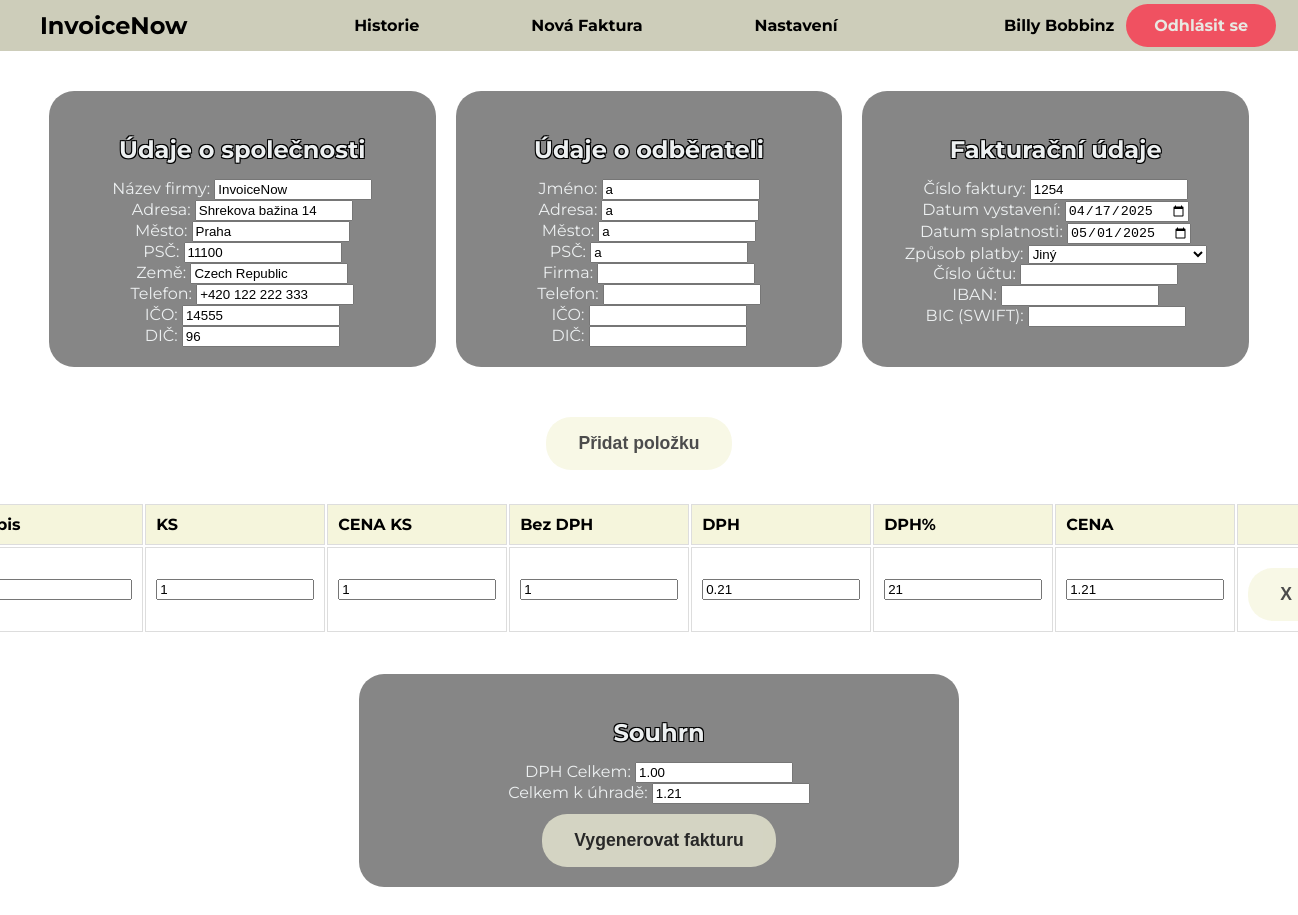
The app's page /php/create_invoice.php?invoice_id=106 (signed in) with its own data.
### tables this page shows
CREATE TABLE `company_details` (
  `id` int NOT NULL AUTO_INCREMENT,
  `user_id` int NOT NULL,
  `company_name` varchar(255) NOT NULL,
  `ico` varchar(20) DEFAULT NULL,
  `dic` varchar(20) DEFAULT NULL,
  `street_address` varchar(255) NOT NULL,
  `postal_city` varchar(255) NOT NULL,
  `city` varchar(50) DEFAULT NULL,
  `country` varchar(50) DEFAULT NULL,
  `phone` varchar(20) NOT NULL,
  PRIMARY KEY (`id`),
  KEY `user_id` (`user_id`),
  CONSTRAINT `company_details_ibfk_1` FOREIGN KEY (`user_id`) REFERENCES `users` (`id`)
);

CREATE TABLE `invoices` (
  `id` int NOT NULL AUTO_INCREMENT,
  `user_id` int NOT NULL,
  `invoice_number` varchar(50) NOT NULL,
  `invoice_date` date NOT NULL,
  `invoice_date_due` date NOT NULL,
  `company_name` varchar(255) DEFAULT NULL,
  `street_address` varchar(255) DEFAULT NULL,
  `postal_city` varchar(50) DEFAULT NULL,
  `city` varchar(100) DEFAULT NULL,
  `country` varchar(100) DEFAULT NULL,
  `phone` varchar(50) DEFAULT NULL,
  `ICO` varchar(50) DEFAULT NULL,
  `DIC` varchar(50) DEFAULT NULL,
  `recipient_name` varchar(255) DEFAULT NULL,
  `recipient_street` varchar(255) DEFAULT NULL,
  `recipient_city` varchar(100) DEFAULT NULL,
  `recipient_postal` varchar(50) DEFAULT NULL,
  `recipient_company` varchar(255) DEFAULT NULL,
  `recipient_ICO` varchar(50) DEFAULT NULL,
  `recipient_DIC` varchar(50) DEFAULT NULL,
  `recipient_phone` varchar(50) DEFAULT NULL,
  `payment_method` varchar(50) DEFAULT NULL,
  `acc_number` varchar(50) DEFAULT NULL,
  `iban` varchar(50) DEFAULT NULL,
  `bic` varchar(50) DEFAULT NULL,
  `total_dph` decimal(10,2) DEFAULT NULL,
  `total` decimal(10,2) DEFAULT NULL,
  `items` text,
  `docx_blob` longblob,
  `pdf_blob` longblob,
  `created_at` timestamp NULL DEFAULT CURRENT_TIMESTAMP,
  PRIMARY KEY (`id`),
  KEY `user_id` (`user_id`),
  CONSTRAINT `invoices_ibfk_1` FOREIGN KEY (`user_id`) REFERENCES `users` (`id`)
);

### php/create_invoice.php (the view, shortened to what this page needs)
<?php
require_once 'db_connection.php';
$username = $_SESSION['username'];
$company_stmt = $pdo->prepare("SELECT company_name, ico, dic, street_address, postal_city, city, country, phone FROM company_details WHERE user_id = (SELECT id FROM users WHERE username = ?)");
$company_stmt->execute([$username]);
$company = $company_stmt->fetch();
$invoiceData = [];
if (isset($_GET['invoice_id'])) {
    $invoiceId = intval($_GET['invoice_id']);
    $userId = $_SESSION['user_id'] ?? 0;
    $stmt = $pdo->prepare("SELECT * FROM invoices WHERE id = :invoiceId AND user_id = :userId");
    $stmt->execute(['invoiceId' => $invoiceId, 'userId' => $userId]);
    $invoiceData = $stmt->fetch(PDO::FETCH_ASSOC) ?: [];
}
?>
<!DOCTYPE html>
<html lang="cs">
<head>
    <link rel="stylesheet" href="../css/create_style.css">
</head>
<body>
    <header>
        <span class="logo">InvoiceNow</span>
        <nav>
            <ul class="nav_links">
            <li><strong><a href="../php/history_invoice.php">Historie</a></strong></li>
            <li><strong><a href="../php/create_invoice.php">Nová Faktura</a></strong></li>
            <li><strong><a href="../php/settings.php">Nastavení</a></strong></li>
            </ul>
        </nav>
        <div class="user-info">
            <span id="username"><strong><?php echo htmlspecialchars($username); ?></strong></span>
            <a href="logout.php" class="btn-logout">Odhlásit se</a>
        </div>
    </header>
    <form id="invoiceForm" action="generate_invoice.php" method="POST">
    <div class="form-container">
    <div class="form-box">
        <h3>Údaje o společnosti</h3>
        <label>Název firmy: <input type="text" name="companyName" value="<?= htmlspecialchars($company['company_name'] ?? '') ?>" required></label><br>
        <label>Adresa: <input type="text" name="streetAddress" value="<?= htmlspecialchars($company['street_address'] ?? '') ?>" required></label><br>
        <label>Město: <input type="text" name="City" value="<?= htmlspecialchars($company['city'] ?? '') ?>" required></label><br>
        <label>PSČ: <input type="text" name="postalCity" value="<?= htmlspecialchars($company['postal_city'] ?? '') ?>" required></label><br>
        <label>Země: <input type="text" name="Country" value="<?= htmlspecialchars($company['country'] ?? '') ?>" required></label><br>
        <label>Telefon: <input type="text" name="phone" value="<?= htmlspecialchars($company['phone'] ?? '') ?>" required></label><br>
        <label>IČO: <input type="text" name="ICO" value="<?= htmlspecialchars($company['ico'] ?? '') ?>" required></label><br>
        <label>DIČ: <input type="text" name="DIC" value="<?= htmlspecialchars($company['dic'] ?? '') ?>" required></label><br>
    </div>
    <div class="form-box">
        <h3>Údaje o odběrateli</h3>
        <label>Jméno: <input type="text" name="recipientName" value="<?php echo htmlspecialchars($invoiceData['recipient_name'] ?? ''); ?>" required></label><br>
        <label>Adresa: <input type="text" name="recipientStreet" value="<?php echo htmlspecialchars($invoiceData['recipient_street'] ?? ''); ?>" required></label><br>
        <label>Město: <input type="text" name="recipientCity" value="<?php echo htmlspecialchars($invoiceData['recipient_city'] ?? ''); ?>" required></label><br>
        <label>PSČ: <input type="text" name="recipientPostalCity" value="<?php echo htmlspecialchars($invoiceData['recipient_postal'] ?? ''); ?>" required></label><br>
        <label>Firma: <input type="text" name="recipientCompany"value="<?php echo htmlspecialchars($invoiceData['recipient_company'] ?? ''); ?>" ></label><br>
        <label>Telefon: <input type="text" name="recipientPhone" value="<?php echo htmlspecialchars($invoiceData['recipient_phone'] ?? ''); ?>" ></label><br>
        <label>IČO: <input type="text" name="recipientICO" value="<?php echo htmlspecialchars($invoiceData['recipient_ICO'] ?? ''); ?>" ></label><br>
        <label>DIČ: <input type="text" name="recipientDIC" value="<?php echo htmlspecialchars($invoiceData['recipient_DIC'] ?? ''); ?>"></label><br>
           </div>
    <div class="form-box">
        <h3>Fakturační údaje</h3>
        <label>Číslo faktury: <input type="text" name="invoiceNumber" value="<?php echo htmlspecialchars($invoiceData['invoice_number'] ?? ''); ?>"></label><br>
        <label>Datum vystavení: <input type="date" name="invoiceDate" value="<?php echo htmlspecialchars($invoiceData['invoice_date'] ?? ''); ?>" required></label><br>
        <label>Datum splatnosti: <input type="date" name="invoiceDateDue" value="<?php echo htmlspecialchars($invoiceData['invoice_date_due'] ?? ''); ?>" required></label><br>
        <label>Způsob platby:
            <select name="payment_method" required>
                <option value="Jiný" <?php echo ($invoiceData['payment_method'] ?? '') === 'Jiný' ? 'selected' : ''; ?>>Jiný</option>
            </select>
        </label><br>
        <label>Číslo účtu: <input type="text" name="acc_number" value="<?php echo htmlspecialchars($invoiceData['acc_number'] ?? ''); ?>" ></label><br>
        <label>IBAN: <input type="text" name="iban" value="<?php echo htmlspecialchars($invoiceData['iban'] ?? ''); ?>" ></label><br>
        <label>BIC (SWIFT): <input type="text" name="bic" value="<?php echo htmlspecialchars($invoiceData['bic'] ?? ''); ?>" ></label><br>
    </div>
    <div>
    <button type="button" onclick="addProductRow()">Přidat položku</button>
        </div>
    <br>
        <table id="productsTable" style="height: 40px; margin-top: 1%;">
            <tr>
                <th>Popis</th>
                <th>KS</th>
                <th>CENA KS</th>
                <th>Bez DPH</th>
                <th>DPH</th>
                <th>DPH%</th>
                <th>CENA</th>
                <th></th>
            </tr>
            <?php
            $items = json_decode($invoiceData['items'] ?? '[]', true);
            foreach ($items as $item) {
                echo '<tr>';
                echo '<td><input type="text" name="description[]" value="' . htmlspecialchars($item['description'] ?? '') . '"></td>';
                echo '<td><input type="number" name="ks[]" value="' . htmlspecialchars($item['ks'] ?? '') . '"></td>';
                echo '<td><input type="number" name="priceKs[]" value="' . htmlspecialchars($item['priceKs'] ?? '') . '"></td>';
                echo '<td><input type="number" name="noDPH[]" value="' . htmlspecialchars($item['noDPH'] ?? '') . '"></td>';
                echo '<td><input type="number" name="DPH[]" value="' . htmlspecialchars($item['DPH'] ?? '') . '"></td>';
                echo '<td><input type="number" name="DPHvalue[]" value="' . htmlspecialchars($item['DPHvalue'] ?? '') . '"></td>';
                echo '<td><input type="number" name="total_unit_price[]" value="' . htmlspecialchars($item['total_unit_price'] ?? '') . '"></td>';
                echo '<td><button type="button" onclick="removeRow(this)">X</button></td>';
                echo '</tr>';
            }
            ?>
        </table>
        <br>
    <div class="form-box">
        <h3>Souhrn</h3>
        <label>DPH Celkem: <input type="number" id="total_dph" name="total_dph" value="<?php echo htmlspecialchars($invoiceData['total_dph'] ?? ''); ?>" readonly></label><br>
        <label>Celkem k úhradě: <input type="number" id="total" name="total" value="<?php echo htmlspecialchars($invoiceData['total'] ?? ''); ?>" readonly></label><br>
        <button type="submit">Vygenerovat fakturu</button>
    </div>
    </div>
    </form>
</body>
</html>

### css/create_style.css (style rules this page uses)
body, html { margin: 0; padding: 0; font-family: 'Montserrat', sans-serif; background-image: url('../img/About_Background.png'); background-repeat: no-repeat; background-attachment: fixed; background-size: cover; background-position: center; height: 100%; }
header { display: flex; justify-content: space-between; align-items: center; padding: 0 20px; background-color: rgb(205, 205, 186); position: sticky; top: 0; z-index: 1000; }
.logo { margin-left: 20px; font-size: 24px; font-weight: bold; text-decoration: none; color: inherit; }
.nav_links { list-style: none; padding: 0; margin: 0; display: flex; justify-content: center; }
.nav_links li { margin: 0 7vh; }
.nav_links a { text-decoration: none; font-family: 'Montserrat', sans-serif; color: rgb(0, 0, 0); }
.user-info { display: flex; align-items: center; }
#username { margin-right: 10px; }
.btn-logout { background-color: #ff1e3c; border: none; color: #f4f4f4; font-weight: 700; font-size: 1em; padding: 12px 28px; text-align: center; text-decoration: none; display: inline-block; margin: 4px 2px; cursor: pointer; border-radius: 25px; opacity: 0.7; transition: opacity 0.3s ease, background-color 0.3s ease; }
.form-container { display: flex; flex-wrap: wrap; justify-content: center; gap: 20px; padding: 20px; max-width: 1200px; margin: 0 auto; }
.form-box { flex: 1 1 350px; box-sizing: border-box; background-color: rgba(104, 104, 104, 0.8); border-radius: 25px; padding: 20px; max-width: 600px; width: 100%; margin: 20px auto; text-align: center; color: #edf0f1; display: inline-block; justify-content: space-between; gap: 20px; }
h2, h3 { margin-bottom: 15px; font-size: 24px; text-shadow: -1px -1px 0 black, 1px -1px 0 black, -1px 1px 0 black, 1px 1px 0 black; }
input[type="text"], input[type="number"] { width: 150px; }
button[type="submit"], button[type="button"] { background-color: #F5F5DC; border: none; color: rgb(0, 0, 0); font-weight: 700; font-size: 1.1em; padding: 16px 32px; cursor: pointer; border-radius: 25px; opacity: 0.7; transition: opacity 0.3s ease; margin-top: 10px; }
table th, table td { padding: 10px; border: 1px solid #ddd; text-align: left; }
table th { background-color: #F5F5DC; color: #000; }

### records on screen
company_details: companyName "InvoiceNow", streetAddress "Shrekova bažina 14", City "Praha", postalCity "11100", Country "Czech Republic", phone "+420 122 222 333", ICO "14555", DIC "96"
invoices: recipientName "a", recipientStreet "a", recipientCity "a", recipientPostalCity "a", invoiceNumber "1254", invoiceDate "04/17/2025", invoiceDateDue "05/01/2025", payment_method "Jiný", description "a", user "1", DPH "0.21", DPHvalue "21", total "1.21", total_dph "1.00"

### other values on screen
$username "Billy Bobbinz"
